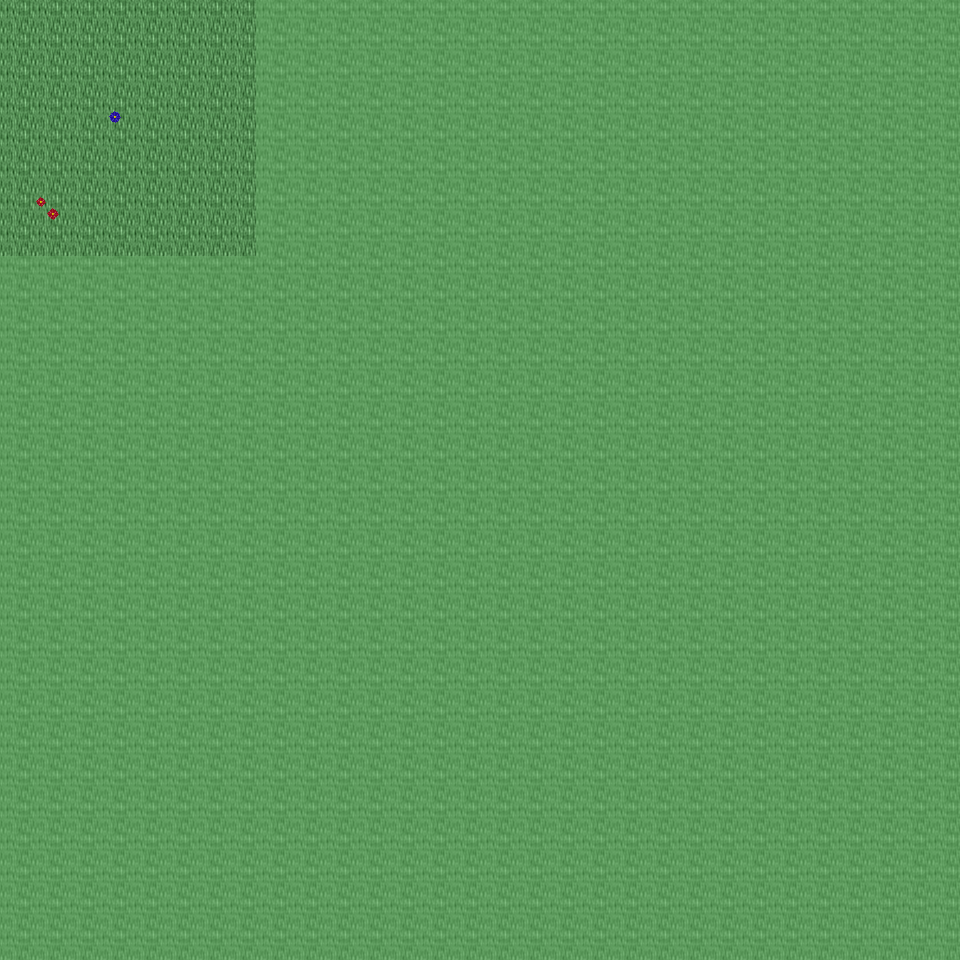

This is a level from a 2D game, rendered from its Tiled map with the project's own tilesets. A one-line summary and the map file follow, with tile-layer data summarised:
An orthogonal 30x30 tile map with 32x32 px tiles, 6 tile layers (Ground, Object, Object2, Above, ...), 39 tilesets and 2 objects (2x mapchange).

<map version="1.0" orientation="orthogonal" renderorder="right-down" width="30" height="30" tilewidth="32" tileheight="32" nextobjectid="3">
  <tileset firstgid="1" name="tileset_ground_ground" tilewidth="32" tileheight="32" tilecount="33" columns="3">
    <image source="../drawable/tileset_ground_ground.png" width="96" height="352" />
  </tileset>
  <tileset firstgid="34" name="tileset_building_wall_old_wood" tilewidth="32" tileheight="32" tilecount="9" columns="3">
    <image source="../drawable/tileset_building_wall_old_wood.png" width="96" height="96" />
  </tileset>
  <tileset firstgid="43" name="tileset_building_fence_fence_wooden" tilewidth="32" tileheight="32" tilecount="12" columns="3">
    <image source="../drawable/tileset_building_fence_fence_wooden.png" width="96" height="128" />
  </tileset>
  <tileset firstgid="55" name="tileset_building_fence_fence_chunky" tilewidth="32" tileheight="32" tilecount="21" columns="3">
    <image source="../drawable/tileset_building_fence_fence_chunky.png" width="96" height="224" />
  </tileset>
  <tileset firstgid="76" name="tileset_plant_stump_stump_brown" tilewidth="32" tileheight="32" tilecount="4" columns="2">
    <image source="../drawable/tileset_plant_stump_stump_brown.png" width="64" height="64" />
  </tileset>
  <tileset firstgid="80" name="tileset_ground_earth_edges" tilewidth="32" tileheight="32" tilecount="18" columns="6">
    <image source="../drawable/tileset_ground_earth_edges.png" width="192" height="96" />
  </tileset>
  <tileset firstgid="98" name="tileset_ground_grass_corners" tilewidth="32" tileheight="32" tilecount="24" columns="6">
    <image source="../drawable/tileset_ground_grass_corners.png" width="192" height="128" />
  </tileset>
  <tileset firstgid="122" name="tileset_ground_grass_edges" tilewidth="32" tileheight="32" tilecount="36" columns="12">
    <image source="../drawable/tileset_ground_grass_edges.png" width="384" height="96" />
  </tileset>
  <tileset firstgid="158" name="tileset_plant_tree_apple_tree" tilewidth="32" tileheight="32" tilecount="9" columns="3">
    <image source="../drawable/tileset_plant_tree_apple_tree.png" width="96" height="96" />
  </tileset>
  <tileset firstgid="167" name="tileset_plant_tree_chestnut_tree" tilewidth="32" tileheight="32" tilecount="20" columns="4">
    <image source="../drawable/tileset_plant_tree_chestnut_tree.png" width="128" height="160" />
  </tileset>
  <tileset firstgid="187" name="tileset_plant_tree_crack_willow" tilewidth="32" tileheight="32" tilecount="20" columns="4">
    <image source="../drawable/tileset_plant_tree_crack_willow.png" width="128" height="160" />
  </tileset>
  <tileset firstgid="207" name="tileset_furniture_chair_bench_iron" tilewidth="32" tileheight="32" tilecount="4" columns="2">
    <image source="../drawable/tileset_furniture_chair_bench_iron.png" width="64" height="64" />
  </tileset>
  <tileset firstgid="211" name="tileset_furniture_chair_bench_iron_reverse" tilewidth="32" tileheight="32" tilecount="4" columns="2">
    <image source="../drawable/tileset_furniture_chair_bench_iron_reverse.png" width="64" height="64" />
  </tileset>
  <tileset firstgid="215" name="tileset_object_hay_cart" tilewidth="32" tileheight="32" tilecount="1" columns="1">
    <image source="../drawable/tileset_object_hay_cart.png" width="32" height="32" />
  </tileset>
  <tileset firstgid="216" name="tileset_building_wall_walls_siding" tilewidth="32" tileheight="32" tilecount="16" columns="4">
    <image source="../drawable/tileset_building_wall_walls_siding.png" width="128" height="128" />
  </tileset>
  <tileset firstgid="232" name="tileset_building_roof_brown" tilewidth="32" tileheight="32" tilecount="20" columns="5">
    <image source="../drawable/tileset_building_roof_brown.png" width="160" height="128" />
  </tileset>
  <tileset firstgid="252" name="tileset_building_door_door" tilewidth="32" tileheight="32" tilecount="6" columns="3">
    <image source="../drawable/tileset_building_door_door.png" width="96" height="64" />
  </tileset>
  <tileset firstgid="258" name="tileset_item_tools" tilewidth="32" tileheight="32" tilecount="9" columns="3">
    <image source="../drawable/tileset_item_tools.png" width="96" height="96" />
  </tileset>
  <tileset firstgid="267" name="tileset_ground_cobbled_paving" tilewidth="32" tileheight="32" tilecount="1" columns="1">
    <image source="../drawable/tileset_ground_cobbled_paving.png" width="32" height="32" />
  </tileset>
  <tileset firstgid="268" name="tileset_item_bazaar_produce" tilewidth="32" tileheight="32" tilecount="4" columns="2">
    <image source="../drawable/tileset_item_bazaar_produce.png" width="64" height="64" />
  </tileset>
  <tileset firstgid="272" name="tileset_item_sacks" tilewidth="32" tileheight="32" tilecount="2" columns="2">
    <image source="../drawable/tileset_item_sacks.png" width="64" height="32" />
  </tileset>
  <tileset firstgid="274" name="tileset_building_barnyard" tilewidth="32" tileheight="32" tilecount="200" columns="8">
    <image source="../drawable/tileset_building_barnyard.png" width="256" height="800" />
  </tileset>
  <tileset firstgid="474" name="tileset_plant_flower_planted_containers" tilewidth="32" tileheight="32" tilecount="16" columns="4">
    <image source="../drawable/tileset_plant_flower_planted_containers.png" width="128" height="128" />
  </tileset>
  <tileset firstgid="490" name="tileset_furniture_chair_wooden_rustic" tilewidth="32" tileheight="32" tilecount="8" columns="4">
    <image source="../drawable/tileset_furniture_chair_wooden_rustic.png" width="128" height="64" />
  </tileset>
  <tileset firstgid="498" name="tileset_furniture_table_brick_base" tilewidth="32" tileheight="32" tilecount="3" columns="3">
    <image source="../drawable/tileset_furniture_table_brick_base.png" width="96" height="32" />
  </tileset>
  <tileset firstgid="501" name="tileset_building_stairs_wooden_stairs" tilewidth="32" tileheight="32" tilecount="9" columns="3">
    <image source="../drawable/tileset_building_stairs_wooden_stairs.png" width="96" height="96" />
  </tileset>
  <tileset firstgid="510" name="tileset_plant_tree_maple_tree" tilewidth="32" tileheight="32" tilecount="72" columns="8">
    <image source="../drawable/tileset_plant_tree_maple_tree.png" width="256" height="288" />
  </tileset>
  <tileset firstgid="582" name="tileset_building_decoration_chimney_big" tilewidth="32" tileheight="32" tilecount="2" columns="1">
    <image source="../drawable/tileset_building_decoration_chimney_big.png" width="32" height="64" />
  </tileset>
  <tileset firstgid="584" name="tileset_logic_collision" tilewidth="32" tileheight="32" tilecount="1" columns="1">
    <image source="../drawable/tileset_logic_collision.png" width="32" height="32" />
  </tileset>
  <tileset firstgid="585" name="tileset_plant_bush_bushes" tilewidth="32" tileheight="32" tilecount="10" columns="5">
    <image source="../drawable/tileset_plant_bush_bushes.png" width="160" height="64" />
  </tileset>
  <tileset firstgid="595" name="tileset_plant_flower_daisy_blue" tilewidth="32" tileheight="32" tilecount="8" columns="2">
    <image source="../drawable/tileset_plant_flower_daisy_blue.png" width="64" height="128" />
  </tileset>
  <tileset firstgid="603" name="tileset_plant_flower_daisy_red" tilewidth="32" tileheight="32" tilecount="8" columns="2">
    <image source="../drawable/tileset_plant_flower_daisy_red.png" width="64" height="128" />
  </tileset>
  <tileset firstgid="611" name="tileset_plant_flower_daisy_white" tilewidth="32" tileheight="32" tilecount="8" columns="2">
    <image source="../drawable/tileset_plant_flower_daisy_white.png" width="64" height="128" />
  </tileset>
  <tileset firstgid="619" name="tileset_plant_flower_daisy_yellow" tilewidth="32" tileheight="32" tilecount="8" columns="2">
    <image source="../drawable/tileset_plant_flower_daisy_yellow.png" width="64" height="128" />
  </tileset>
  <tileset firstgid="627" name="tileset_plant_tree_tree_darkgreen" tilewidth="32" tileheight="32" tilecount="88" columns="8">
    <image source="../drawable/tileset_plant_tree_tree_darkgreen.png" width="256" height="352" />
  </tileset>
  <tileset firstgid="715" name="tileset_ground_green_paving" tilewidth="32" tileheight="32" tilecount="18" columns="3">
    <image source="../drawable/tileset_ground_green_paving.png" width="96" height="192" />
  </tileset>
  <tileset firstgid="733" name="tileset_item_hen_nest" tilewidth="32" tileheight="32" tilecount="1" columns="1">
    <image source="../drawable/tileset_item_hen_nest.png" width="32" height="32" />
  </tileset>
  <tileset firstgid="734" name="tileset_item_firewood" tilewidth="32" tileheight="32" tilecount="12" columns="3">
    <image source="../drawable/tileset_item_firewood.png" width="96" height="128" />
  </tileset>
  <tileset firstgid="746" name="tileset_furniture_sink_manger" tilewidth="32" tileheight="32" tilecount="18" columns="6">
    <image source="../drawable/tileset_furniture_sink_manger.png" width="192" height="96" />
  </tileset>
  <layer name="Ground" width="30" height="30">
    <data>[900 cells, 218 non-empty, 1 distinct tile ids]</data>
  </layer>
  <layer name="Object" width="30" height="30">
    <data>[900 cells, 46 non-empty, 5 distinct tile ids]</data>
  </layer>
  <layer name="Object2" width="30" height="30">
    <data>[900 cells, 0 non-empty, 0 distinct tile ids]</data>
  </layer>
  <layer name="Above" width="30" height="30">
    <data>[900 cells, 154 non-empty, 9 distinct tile ids]</data>
  </layer>
  <layer name="Above2" width="30" height="30">
    <data>[900 cells, 0 non-empty, 0 distinct tile ids]</data>
  </layer>
  <layer name="Walkable" width="30" height="30">
    <data>[900 cells, 836 non-empty, 1 distinct tile ids]</data>
  </layer>
  <objectgroup name="MapEvents">
    <object id="1" name="north" type="mapchange" x="0" y="0" width="256" height="32">
      <properties>
        <property name="map" value="0_ados_mountain_n2_w2_x4_y3" />
        <property name="place" value="south" />
      </properties>
    </object>
    <object id="2" name="west" type="mapchange" x="0" y="0" width="32" height="256">
      <properties>
        <property name="map" value="0_ados_mountain_n2_w2_x3_y4" />
        <property name="place" value="east" />
      </properties>
    </object>
  </objectgroup>
</map>
